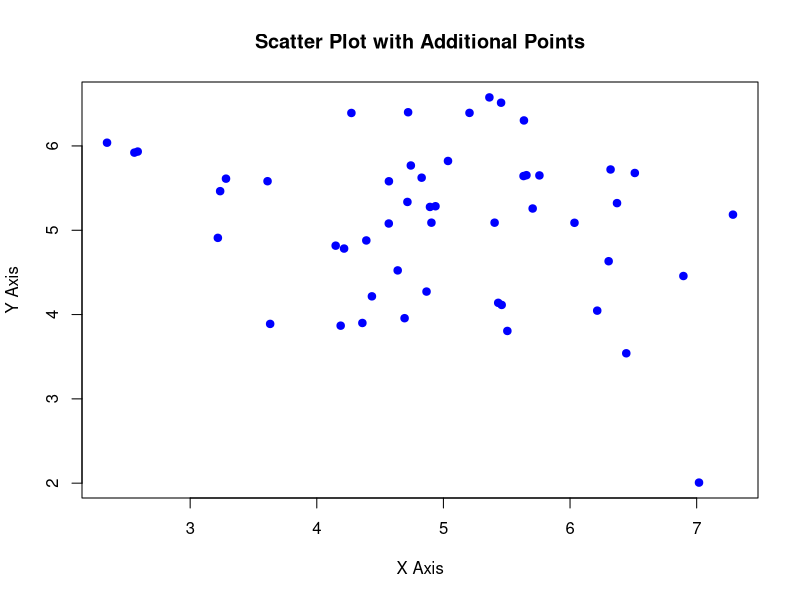
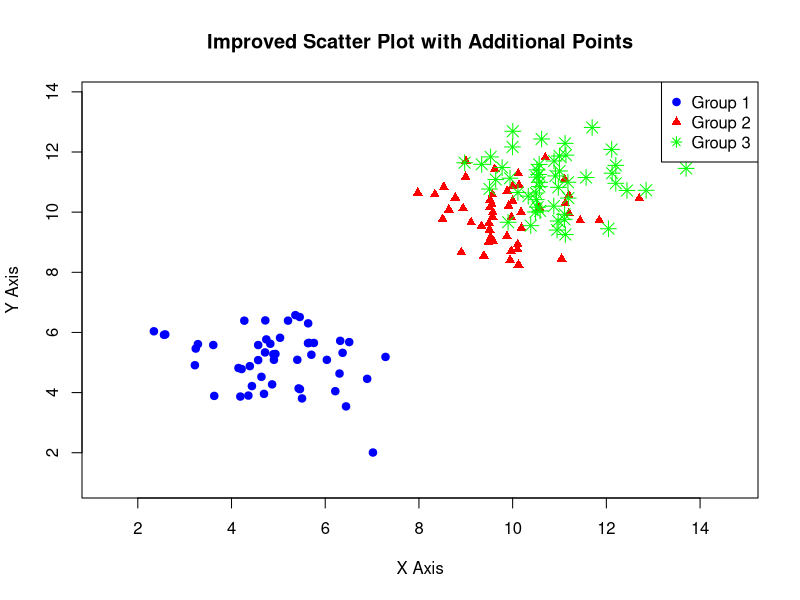

Write R code to recreate these figures, in order.
# 데이터 생성
set.seed(42)  # For reproducibility
x1 <- rnorm(50, mean = 5)
y1 <- rnorm(50, mean = 5)
x2 <- rnorm(50, mean = 10)
y2 <- rnorm(50, mean = 10)

# 기본 산점도 생성
plot(x1, y1, 
     main = "Scatter Plot with Additional Points", 
     xlab = "X Axis", 
     ylab = "Y Axis", 
     pch = 19, 
     col = "blue")

# 추가 점들
points(x2, y2, 
       pch = 17, 
       col = "red")

# 다른 점의 크기와 색상으로 추가 점들
points(x2 + 1, y2 + 1, 
       pch = 8, 
       col = "green", 
       cex = 1.5)

# 그래픽 옵션을 조절하여 플롯 개선
plot(x1, y1, 
     main = "Improved Scatter Plot with Additional Points", 
     xlab = "X Axis", 
     ylab = "Y Axis", 
     pch = 19, 
     col = "blue", 
     xlim = c(min(c(x1, x2)) - 1, max(c(x1, x2)) + 2), 
     ylim = c(min(c(y1, y2)) - 1, max(c(y1, y2)) + 2))

points(x2, y2, 
       pch = 17, 
       col = "red")

points(x2 + 1, y2 + 1, 
       pch = 8, 
       col = "green", 
       cex = 1.5)

# 범례 추가
legend("topright", 
       legend = c("Group 1", "Group 2", "Group 3"), 
       pch = c(19, 17, 8), 
       col = c("blue", "red", "green"))

